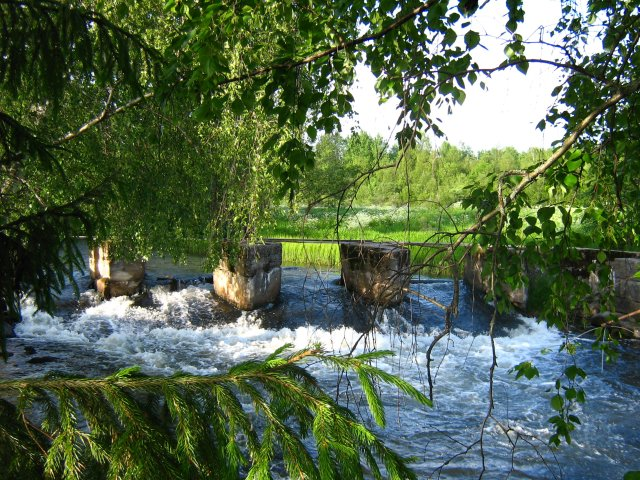
#> input picture hist_demo/640-480.jfif, 640 x 480 px
$ python hist_static_rgb.py
#> lines starting #> are read from the running program, lines starting #| are printed output that depends on the picture
import cv2
from matplotlib import pyplot as plt

file="640-480.jfif"
color="gray"
bins=256

if color == 'rgb':
    img = cv2.imread(file)
    plt.figure()
    for i,col in enumerate(color):
        histr = cv2.calcHist([img],[i],None,[bins],[0,256])
        plt.plot(histr,color = col)
        plt.xlim([0,bins-1])
        plt.title('Histogram (RGB)')
else:
    cap = cv2.imread(file, 0)
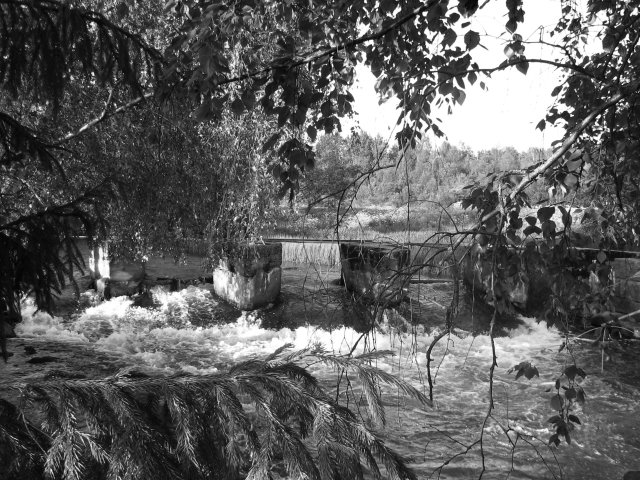
#> cap: shape (480, 640); min 0, max 255, mean 94.7
    # bottom colored
    plt.hist(cap.ravel(),bins,[0,256])
    plt.title('Histogram (RGB)')
plt.xlabel("Bin")
plt.ylabel("Frequency")
plt.show()
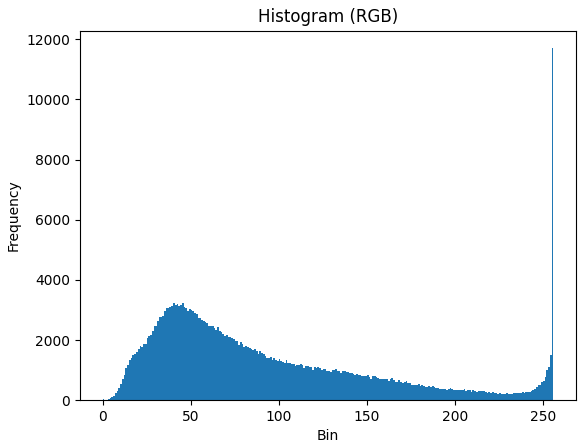
#> figure drawn by matplotlib, 1 panel; tallest bar 11703 high, from x = 255 to 256
